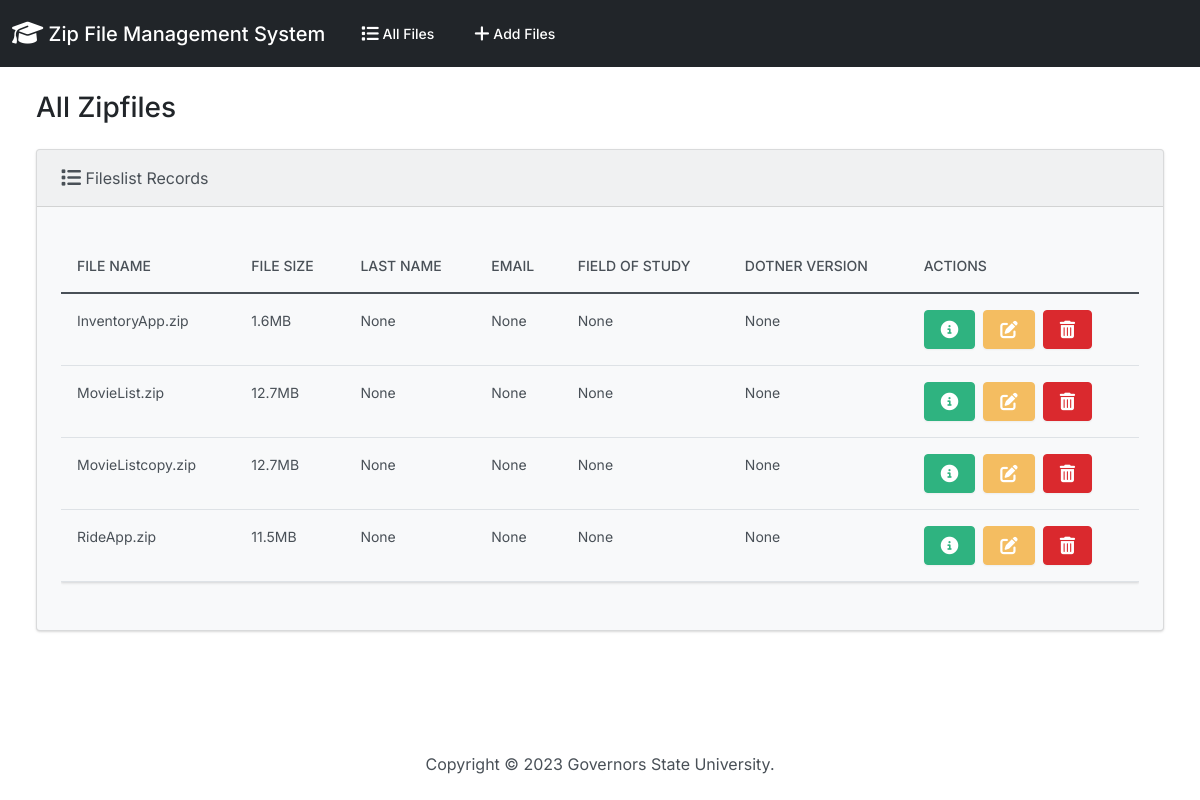
Before: / with the older database file.
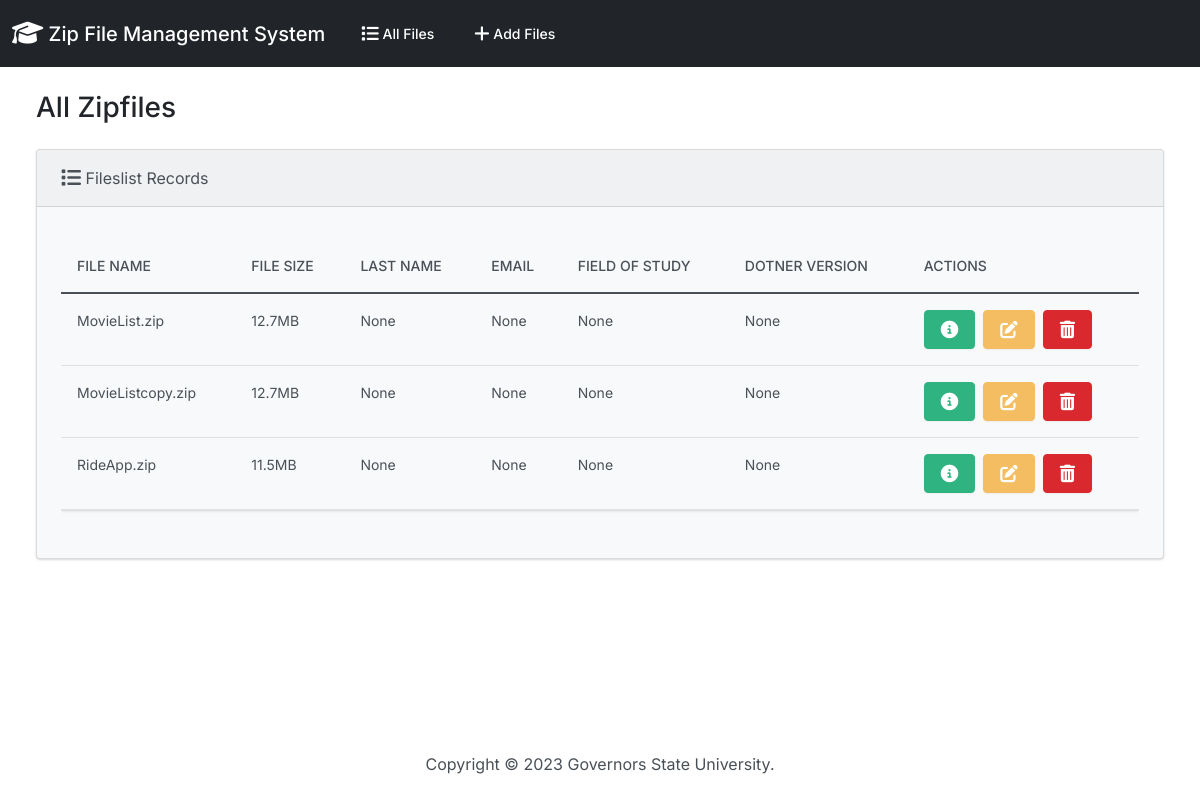
After: the same page with the newer database file.
### zipfiles/models.py (models this page shows, shortened)
class Fileslist(models.Model):
  id_number = models.PositiveIntegerField(null=True)
  f_name = models.CharField(max_length=255,null=True)
  f_size = models.CharField(max_length=50,null=True)
  myfiles = models.FileField(upload_to="")
  user_name = models.CharField(max_length=50,null=True)
  db_name = models.CharField(max_length=50,null=True)
  email = models.EmailField(max_length=100,null=True)
  is_build_succeeded = models.CharField(max_length=50,null=True)
  dotnet_version = models.CharField(max_length=20,null=True)

### zipfiles/views.py (the view)
# urls.py: path('', views.index, name='index'),
def index(request):
  return render(request, 'zipfiles/index.html', {
    'zipfiles': Fileslist.objects.all()
  })

### zipfiles/templates/zipfiles/index.html (shortened to what this page needs)
{% extends "zipfiles/base.html" %}
{% block body %}
<h3 class="m-4">All Zipfiles</h3>
<div class="row">
  <div class="col-12">
    {% if zipfiles %}
    <div class="card bg-light ms-4 me-4 mb-4">
      <div class="card-header">
        <i class="fa-solid fa-list fa-lg"></i> Fileslist Records
      </div>
      <div class="card-body">
        <p class="card-text">
          <div class="table-responsive">
            <table class="table table-hover">
              <thead>
                <tr>
                  <th scope="col">File Name</th>
                  <th scope="col">File Size</th>
                  <th scope="col">Last Name</th>
                  <th scope="col">Email</th>
                  <th scope="col">Field of Study</th>
                  <th scope="col">Dotner version</th>
                  <th scope="col">Actions</th>
                </tr>
              </thead>
              <tbody>
                {% for zipfile in zipfiles %}
                  <tr>
                    <td>{{ zipfile.f_name }}</td>
                    <td>{{ zipfile.f_size }}</td>
                    <td>{{ zipfile.db_name }}</td>
                    <td>{{ zipfile.email }}</td>
                    <td>{{ zipfile.is_build_succeeded }}</td>
                    <td>{{ zipfile.dotnet_version }}</td>
                    <td>
                      <button type="button" class="btn btn-success me-1" href="{% url 'view_student' zipfile.id %}" data-bs-toggle="modal" data-bs-target="#myModal{{zipfile.id}}">
                      </button>
                      <a class="btn btn-warning me-1" href="{% url 'edit' zipfile.id %}">
                      </a>
                      <button type="button" class="btn btn-danger" data-bs-toggle="modal" data-bs-target="#delete{{zipfile.id}}">
                      </button>
                    </td>
                  </tr>
                {% endfor %}
              </tbody>
            </table>
          </div>
        </p>
      </div>
    </div>
    {% else %}
      <h5 class="alert alert-primary ms-4 me-4">No Fileslist Records</h5>
    {% endif %}
  </div>
</div>
{% endblock %}

### zipfiles/templates/zipfiles/base.html (shortened to what this page needs)
{% load static %}
<!DOCTYPE html>
<html lang="en">
  <head>
    <link rel="stylesheet" href="https://cdnjs.cloudflare.com/ajax/libs/font-awesome/6.1.1/css/all.min.css">
    <link href="{% static 'css/bootstrap.min.css' %}" rel="stylesheet">
  </head>
  <body class="d-flex flex-column min-vh-100">
    <nav class="navbar navbar-expand-lg navbar-dark bg-dark">
      <div class="container-fluid">
        <a class="navbar-brand" href="{% url 'index' %}">
          <i class="fa-solid fa-graduation-cap fa-lg"></i> Zip File Management System
        </a>
        <div class="collapse navbar-collapse" id="navbarColor01">
          <ul class="navbar-nav me-auto">
            <li class="nav-item">
              <a class="nav-link" href="{% url 'index' %}">
                 All Files
              </a>
            </li>
            <li class="nav-item">
              <a class="nav-link" href="{% url 'add' %}">
                 Add Files
              </a>
            </li>
          </ul>
        </div>
      </div>
    </nav>
    <div class="container-fluid">
      {% block body %}
      {% endblock %}
    </div>
    <footer class="mt-auto mb-4">
      <div class="text-center">
        <span>
          Copyright &copy; <script>document.write(new Date().getFullYear())</script> Governors State University.
        </span>
      </div>
    </footer>
  </body>
</html>

Changed rows visible on the page:
removed Fileslist: f_name "InventoryApp.zip", f_size "1.6MB", db_name "None", email "None", is_build_succeeded "None", dotnet_version "None"
